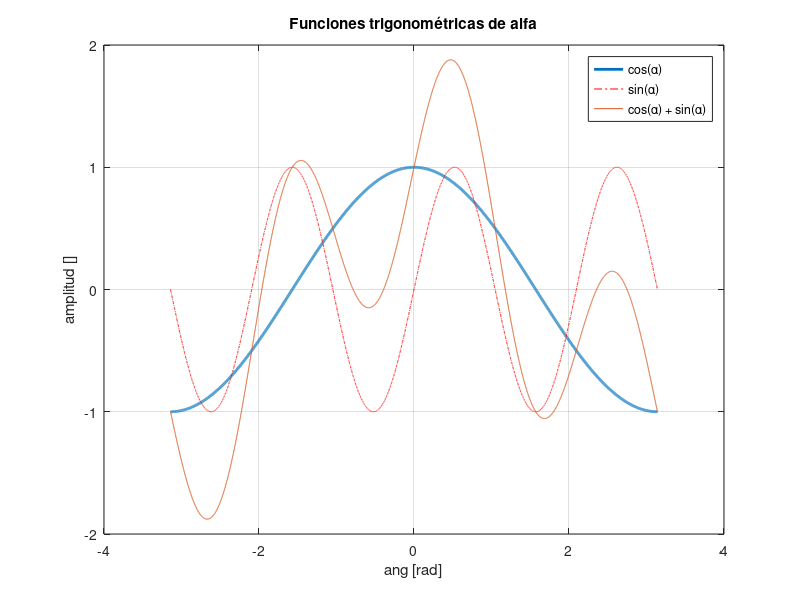

The MATLAB source for this figure:
% Primeros Gráficos
% Seno y Coseno de un ángulo en el intervalo -pi, pi
close all;
clear all;
clc;

% Generar el vector que representa al ángulo alfa
% v = vInicial : vPaso : vFinal;
alfaInicial = -pi;
alfaFinal = pi;
alfaPaso = 1e-3;

alfa = alfaInicial : alfaPaso : alfaFinal;

% Para llamar a un elemento del vector: alfa(indice)
% Generar funciones cos(alfa) y seno(alfa)
cosAlfa = cos(alfa);
sinAlfa = sin(3*alfa);
% Graficar
% plot(ejeX1, ejeY1)
##plot(alfa, cosAlfa);
##hold on;
##plot(alfa, sinAlfa);

% plot(ejeX1, ejeY1, ejeX2, ejeY2, ejeX3, ejeY3)
plot(alfa, cosAlfa, 'linewidth', 2,...
     alfa, sinAlfa, '-.r',...
     alfa, cosAlfa + sinAlfa);
title('Funciones trigonométricas de alfa');
xlabel('ang [rad]');
ylabel('amplitud []');
legend('cos(\alpha)', 'sin(\alpha)', 'cos(\alpha) + sin(\alpha)');

% plot(ejeX1, ejeY1, PARAMETROS1, ejeX2, ejeY2, PARAMETRO2, ejeX3, ejeY3, PARAMETROS3)
grid

disp('Terminado')

